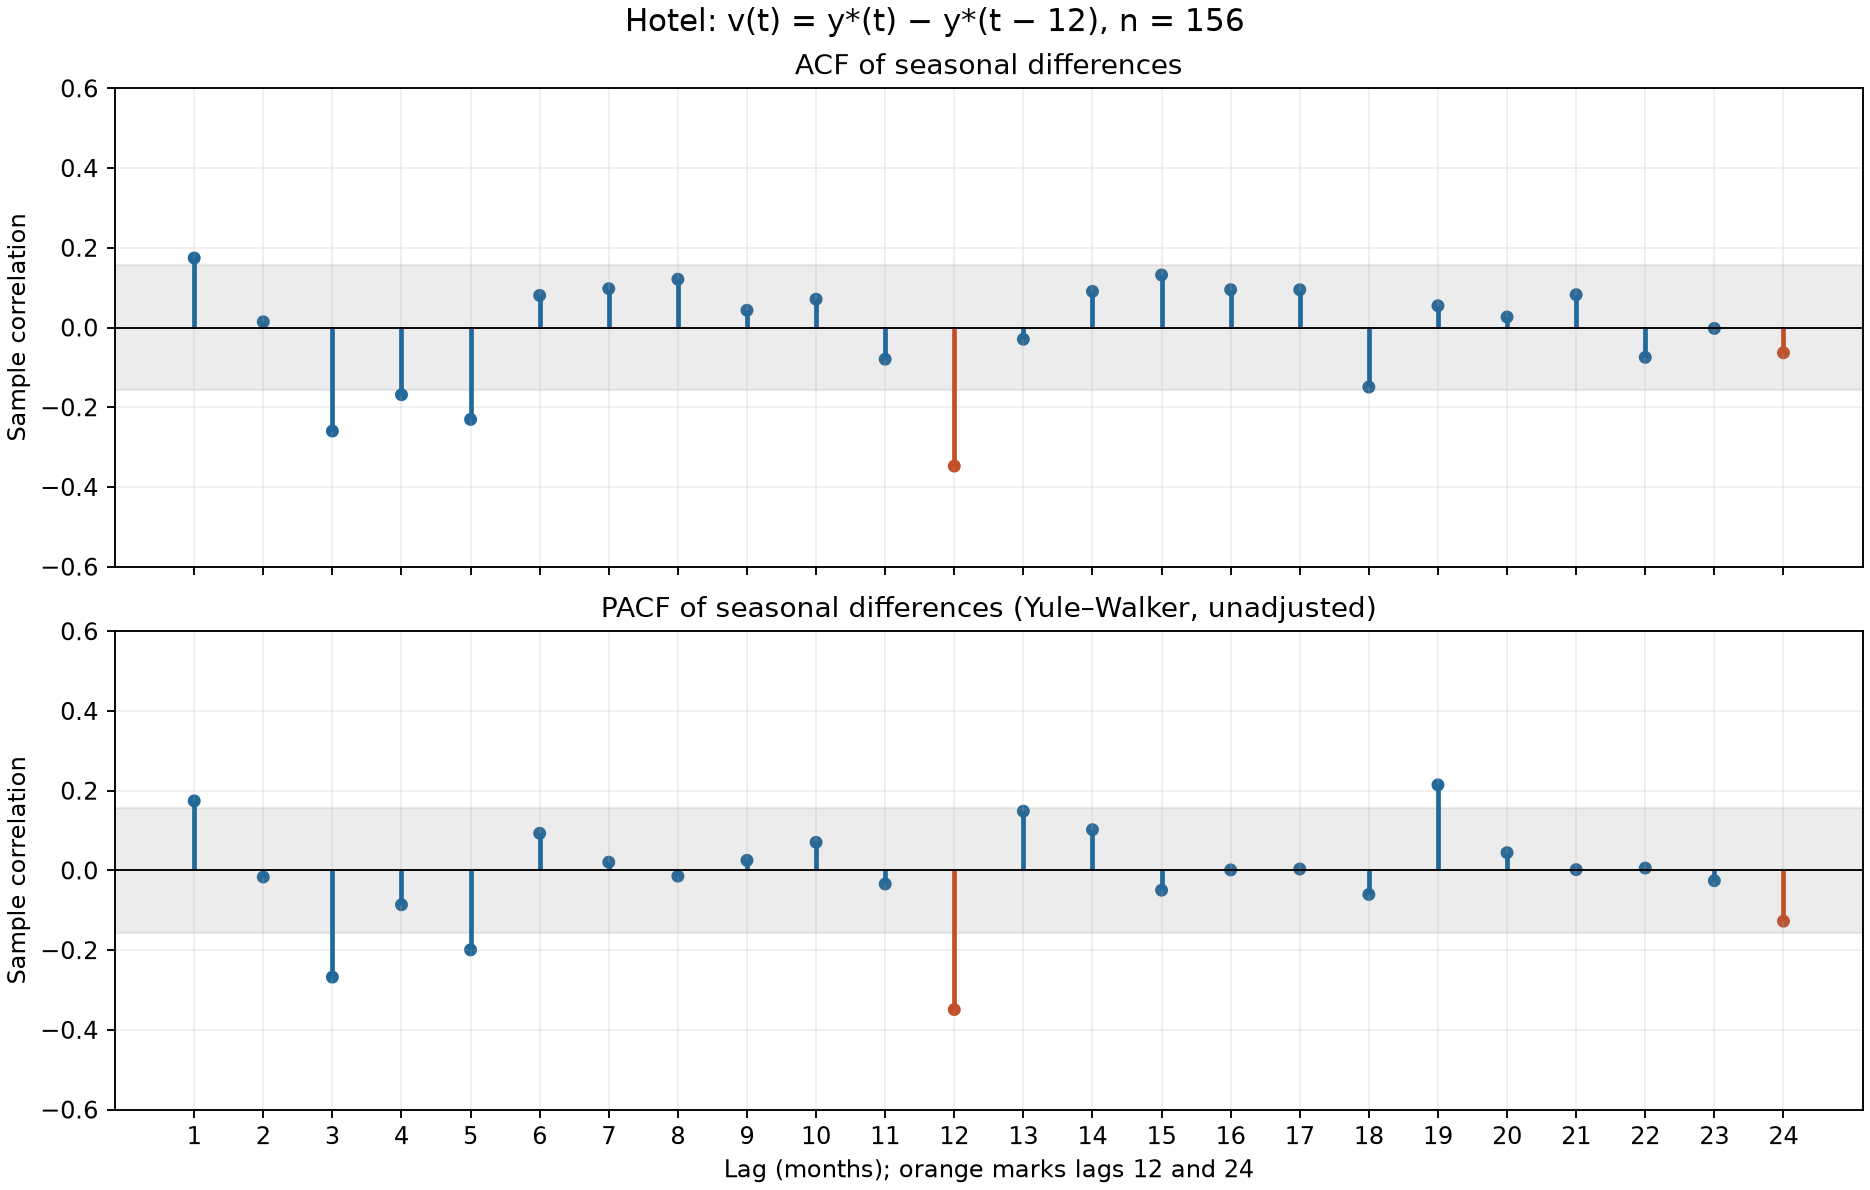

Reproduce this figure in Python.
import json
import numpy as np
import pandas as pd
import matplotlib
matplotlib.use('Agg')
import matplotlib.pyplot as plt
from statsmodels.tsa.stattools import acf, pacf


def main():
    data = pd.read_csv('hotel_monthly.csv')
    star = data.rooms_per_day.to_numpy(dtype=float)**.25
    v = star[12:] - star[:-12]
    a = acf(v,nlags=24,adjusted=False,fft=False)
    p = pacf(v,nlags=24,method='ywm')
    band = 1.96/np.sqrt(len(v))
    fig, axes = plt.subplots(2,1,figsize=(11,7),constrained_layout=True,sharex=True)
    lags = np.arange(1,25)
    colors = ['#c34f28' if k%12==0 else '#23689b' for k in lags]
    for ax, values, title in zip(axes,[a,p],['ACF of seasonal differences','PACF of seasonal differences (Yule–Walker, unadjusted)']):
        ax.vlines(lags,0,values[1:],colors=colors,linewidth=2)
        ax.scatter(lags,values[1:],c=colors,s=20)
        ax.axhspan(-band,band,color='gray',alpha=.15)
        ax.axhline(0,color='black',linewidth=.8)
        ax.set(ylabel='Sample correlation',title=title,ylim=(-.6,.6))
        ax.grid(alpha=.2)
    axes[-1].set(xlabel='Lag (months); orange marks lags 12 and 24',xticks=range(1,25))
    fig.suptitle('Hotel: v(t) = y*(t) − y*(t − 12), n = 156',fontsize=13)
    fig.savefig('turn07_seasonal_acf_pacf.png',dpi=170)
    plt.close(fig)
    results = {'series':'v_t = rooms_per_day_t ** 0.25 - rooms_per_day_(t-12) ** 0.25; seasonal difference only',
        'n':len(v),'acf_convention':'Demeaned, adjusted=False, fft=False, fixed lag-zero sum denominator',
        'pacf_convention':'statsmodels pacf method=ywm: Yule-Walker with unadjusted autocovariances',
        'pointwise_white_noise_band':float(band),'lags':list(range(25)), 'acf':a.tolist(),'pacf':p.tolist()}
    with open('turn07_seasonal_acf_pacf_results.json','w') as f:
        json.dump(results,f,indent=2)
    print('lag ACF PACF')
    for k in range(1,25):
        print(k,round(float(a[k]),4),round(float(p[k]),4))


if __name__=='__main__':
    main()
